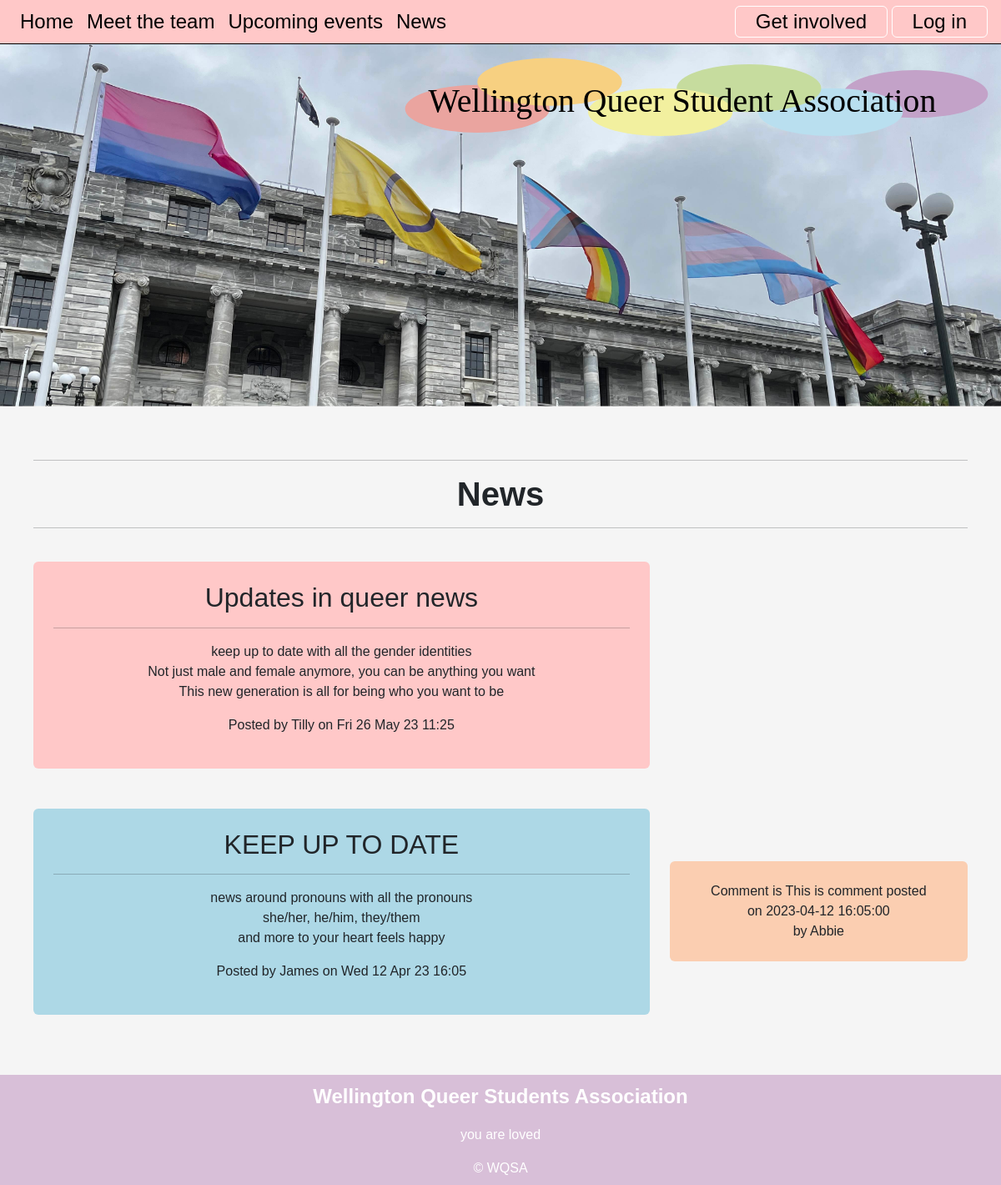
Page /news on the committed database.
### tables this page shows
CREATE TABLE news(
    news_id integer primary key autoincrement not null,
    title text not null unique,
    subtitle text not null unique,
    content text not null unique,
    newsdate date not null,
    member_id integer not null,
    foreign key(member_id) references member(member_id)
);

CREATE TABLE member(
    member_id integer primary key autoincrement not null,
    name text not null,
    email text not null unique,
    password text not null,
    authorisation integer not null
);

CREATE TABLE comments(
    comments_id integer primary key autoincrement not null,
    comments_content text not null unique,
    comments_date date not null,
    member_id integer not null,
    news_id integer not null,
    foreign key(member_id) references member(member_id),
    foreign key(news_id) references news(news_id)
);

### server.py (the view)
@app.route("/news")
def news():
    sql = """select news.news_id, news.title, news.subtitle, news.content, news.newsdate, member.name
      from news
      join member on news.member_id = member.member_id
      order by news.newsdate desc;

      """
    news = run_search_query_tuples(sql, (), db_path, True)
    print(news)
    sql = """select comments.news_id, comments.comments_content, comments.comments_date, member.name
      from comments
      join member on comments.member_id = member.member_id
      order by comments.comments_date desc;
      """
    comments = run_search_query_tuples(sql, (), db_path, True)
    print(comments)
    return render_template("news.html", news=news, comments=comments)

### db_functions.py (called while the page is built)
def run_search_query_tuples(sql_query, values_tuple, file_path, rowfactory=False):
    result = None
    try:
        db = sqlite3.connect(file_path)
        if rowfactory:
            db.row_factory = sqlite3.Row
        cursor = db.cursor()
        cursor.execute(sql_query, values_tuple)
        result = cursor.fetchall()
        cursor.close()
    except sqlite3.Error as error:
        print("Error running search query tuples: {}".format(error))
        return None
    db.close()
    if result is None:
        print("No search values were found")
    return result

### server.py (called while the page is built)
@app.template_filter()
def news_date(sqlite_dt):
    x = datetime.strptime(sqlite_dt, '%Y-%m-%d %H:%M:%S')
    return x.strftime("%a %d %b %y %H:%M")

### templates/news.html (shortened to what this page needs)
{% extends "layout.html" %}
{% block content %}
<div class="container-lg py-sm-5 py-1">
<hr> <h1>News</h1> <hr>
{% for row in news %}
    <div class="row align-items-center">
        <div class="col-lg-8">
            <div id="newsid-{{loop.index}}" class="p-4 my-4 container-sm rounded text-center">
                <h2>{{row['title']}}</h2>
                <hr>
                <div class="subtitle"> {{row['subtitle']}}</div>
                <p class="news-text"> {{row['content'] | replace("\n", "<br>") | safe}}</p>
                <div class="news-meta">Posted by {{row['name']}} on {{row['newsdate'] | news_date}}</div>
            </div>
        </div>
        <div class="col-lg-4">
            {% for comment in comments %}
                {% if row ['news_id'] == comment['news_id'] %}
                    <div id="comment-{{loop.index}}" class="p-4 my-4 container-sm rounded text-center">
                        <div class="">Comment is {{comment['comments_content']}} posted
                            <br>on {{comment['comments_date']}}
                            <br>by {{comment['name']}} </div>
                    </div>
                {% endif %}
            {% endfor %}
        </div>
    </div>
{% endfor %}
</div>
{% endblock %}

### static/styles.css (style rules this page uses)
:root { --brand-green: rgb(167,209,202); --brand-paper: rgb(245, 245, 245); }
body { font-family: 'Raleway', sans-serif; font-size: 100%; background-color: var(--brand-paper); margin: 0; }
.container-lg { border: 4px solid pink; padding: 10px; }
h1 { font-size: 2.5em; text-align: center; font-weight: 600; margin: 0; }
.container-lg { border: 0px solid pink; overflow: auto; }
.A { background-color: rgb(255, 200, 200); }
.B { background-color: rgb(251, 206, 177); }
.E { background-color: rgb(173,216,230); }
.row { border: 0px solid blue; }

### rows in the picture
news: title "Updates in queer news", subtitle "keep up to date with all the gender identities", content "Not just male and female anymore, you can be anything you want This new generation is all for being who you want to be", name "Tilly", newsdate|news_date "Fri 26 May 23 11:25"
news: title "KEEP UP TO DATE", subtitle "news around pronouns with all the pronouns", content "she/her, he/him, they/them and more to your heart feels happy", name "James", newsdate|news_date "Wed 12 Apr 23 16:05"
comments: comments_content "This is comment", comments_date "2023-04-12 16:05:00", name "Abbie"
